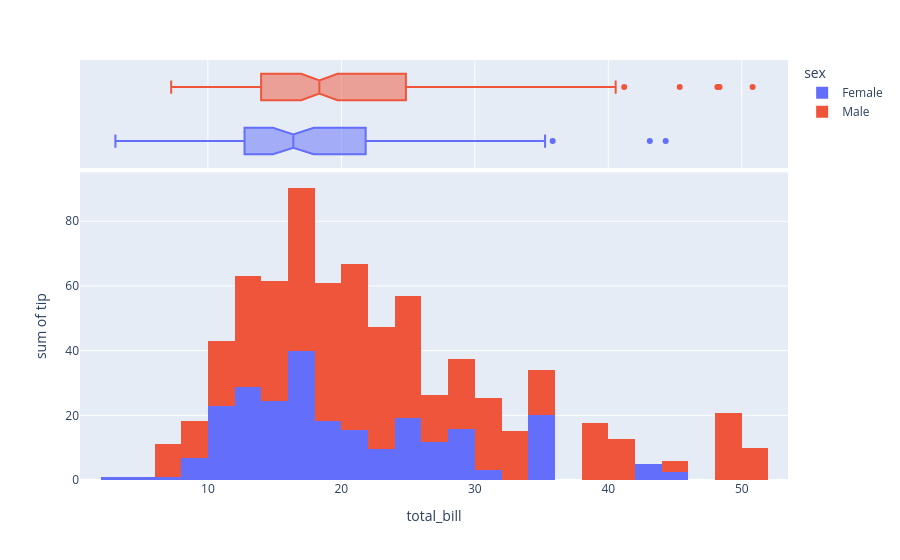

Notebook source saved alongside this figure:
### Code cell
fig = px.histogram(df, x="total_bill", y="tip", color="sex",
                   marginal="box", # or violin, rug
                   hover_data=df.columns)
fig.show()

### Figure 1 — Plotly figure (JSON) as saved in the notebook; plotly's stock layout.template omitted (floating-point values rounded to 4 significant figures; data arrays with more than 128 entries replaced by an {"elided": "..."} marker saying what was removed)
{"data": [{"bingroup": "x", "histfunc": "sum", "hovertemplate": "sex=Female<br>total_bill=%{x}<br>sum of tip=%{y}<extra></extra>", "legendgroup": "Female", "marker": {"color": "#636efa", "pattern": {"shape": ""}}, "name": "Female", "orientation": "v", "showlegend": true, "type": "histogram", "x": [16.99, 24.59, 35.26, 14.83, 10.33, 16.97, 20.29, 15.77, 19.65, 15.06, 20.69, 16.93, 10.29, 34.81, 26.41, 16.45, 3.07, 17.07, 26.86, 25.28, 14.73, 10.07, 34.83, 5.75, 16.32, 22.75, 11.35, 15.38, 44.3, 22.42, 20.92, 14.31, 7.25, 25.71, 17.31, 10.65, 12.43, 24.08, 13.42, 12.48, 29.8, 14.52, 11.38, 20.27, 11.17, 12.26, 18.26, 8.51, 10.33, 14.15, 13.16, 17.47, 27.05, 16.43, 8.35, 18.64, 11.87, 29.85, 25.0, 13.39, 16.21, 17.51, 10.59, 10.63, 9.6, 20.9, 18.15, 19.81, 43.11, 13.0, 12.74, 13.0, 16.4, 16.47, 12.76, 13.27, 28.17, 12.9, 30.14, 13.42, 15.98, 16.27, 10.09, 22.12, 35.83, 27.18, 18.78], "xaxis": "x", "y": [1.01, 3.61, 5.0, 3.02, 1.67, 3.5, 2.75, 2.23, 3.0, 3.0, 2.45, 3.07, 2.6, 5.2, 1.5, 2.47, 1.0, 3.0, 3.14, 5.0, 2.2, 1.83, 5.17, 1.0, 4.3, 3.25, 2.5, 3.0, 2.5, 3.48, 4.08, 4.0, 1.0, 4.0, 3.5, 1.5, 1.8, 2.92, 1.68, 2.52, 4.2, 2.0, 2.0, 2.83, 1.5, 2.0, 3.25, 1.25, 2.0, 2.0, 2.75, 3.5, 5.0, 2.3, 1.5, 1.36, 1.63, 5.14, 3.75, 2.61, 2.0, 3.0, 1.61, 2.0, 4.0, 3.5, 3.5, 4.19, 5.0, 2.0, 2.01, 2.0, 2.5, 3.23, 2.23, 2.5, 6.5, 1.1, 3.09, 3.48, 3.0, 2.5, 2.0, 2.88, 4.67, 2.0, 3.0], "yaxis": "y"}, {"customdata": {"elided": "87x5 mixed values"}, "hovertemplate": "sex=%{customdata[0]}<br>total_bill=%{x}<br>smoker=%{customdata[1]}<br>day=%{customdata[2]}<br>time=%{customdata[3]}<br>size=%{customdata[4]}<extra></extra>", "legendgroup": "Female", "marker": {"color": "#636efa"}, "name": "Female", "notched": true, "showlegend": false, "type": "box", "x": [16.99, 24.59, 35.26, 14.83, 10.33, 16.97, 20.29, 15.77, 19.65, 15.06, 20.69, 16.93, 10.29, 34.81, 26.41, 16.45, 3.07, 17.07, 26.86, 25.28, 14.73, 10.07, 34.83, 5.75, 16.32, 22.75, 11.35, 15.38, 44.3, 22.42, 20.92, 14.31, 7.25, 25.71, 17.31, 10.65, 12.43, 24.08, 13.42, 12.48, 29.8, 14.52, 11.38, 20.27, 11.17, 12.26, 18.26, 8.51, 10.33, 14.15, 13.16, 17.47, 27.05, 16.43, 8.35, 18.64, 11.87, 29.85, 25.0, 13.39, 16.21, 17.51, 10.59, 10.63, 9.6, 20.9, 18.15, 19.81, 43.11, 13.0, 12.74, 13.0, 16.4, 16.47, 12.76, 13.27, 28.17, 12.9, 30.14, 13.42, 15.98, 16.27, 10.09, 22.12, 35.83, 27.18, 18.78], "xaxis": "x2", "yaxis": "y2"}, {"bingroup": "x", "histfunc": "sum", "hovertemplate": "sex=Male<br>total_bill=%{x}<br>sum of tip=%{y}<extra></extra>", "legendgroup": "Male", "marker": {"color": "#EF553B", "pattern": {"shape": ""}}, "name": "Male", "orientation": "v", "showlegend": true, "type": "histogram", "x": {"elided": "157 float values"}, "xaxis": "x", "y": {"elided": "157 float values"}, "yaxis": "y"}, {"customdata": {"elided": "157x5 mixed values"}, "hovertemplate": "sex=%{customdata[0]}<br>total_bill=%{x}<br>smoker=%{customdata[1]}<br>day=%{customdata[2]}<br>time=%{customdata[3]}<br>size=%{customdata[4]}<extra></extra>", "legendgroup": "Male", "marker": {"color": "#EF553B"}, "name": "Male", "notched": true, "showlegend": false, "type": "box", "x": {"elided": "157 float values"}, "xaxis": "x2", "yaxis": "y2"}], "layout": {"barmode": "relative", "legend": {"title": {"text": "sex"}, "tracegroupgap": 0}, "margin": {"t": 60}, "xaxis": {"anchor": "y", "domain": [0, 1], "title": {"text": "total_bill"}}, "xaxis2": {"anchor": "y2", "domain": [0, 1], "matches": "x", "showgrid": true, "showticklabels": false}, "yaxis": {"anchor": "x", "domain": [0, 0.7326], "title": {"text": "sum of tip"}}, "yaxis2": {"anchor": "x2", "domain": [0.7426, 1], "matches": "y2", "showgrid": false, "showline": false, "showticklabels": false, "ticks": ""}}}
